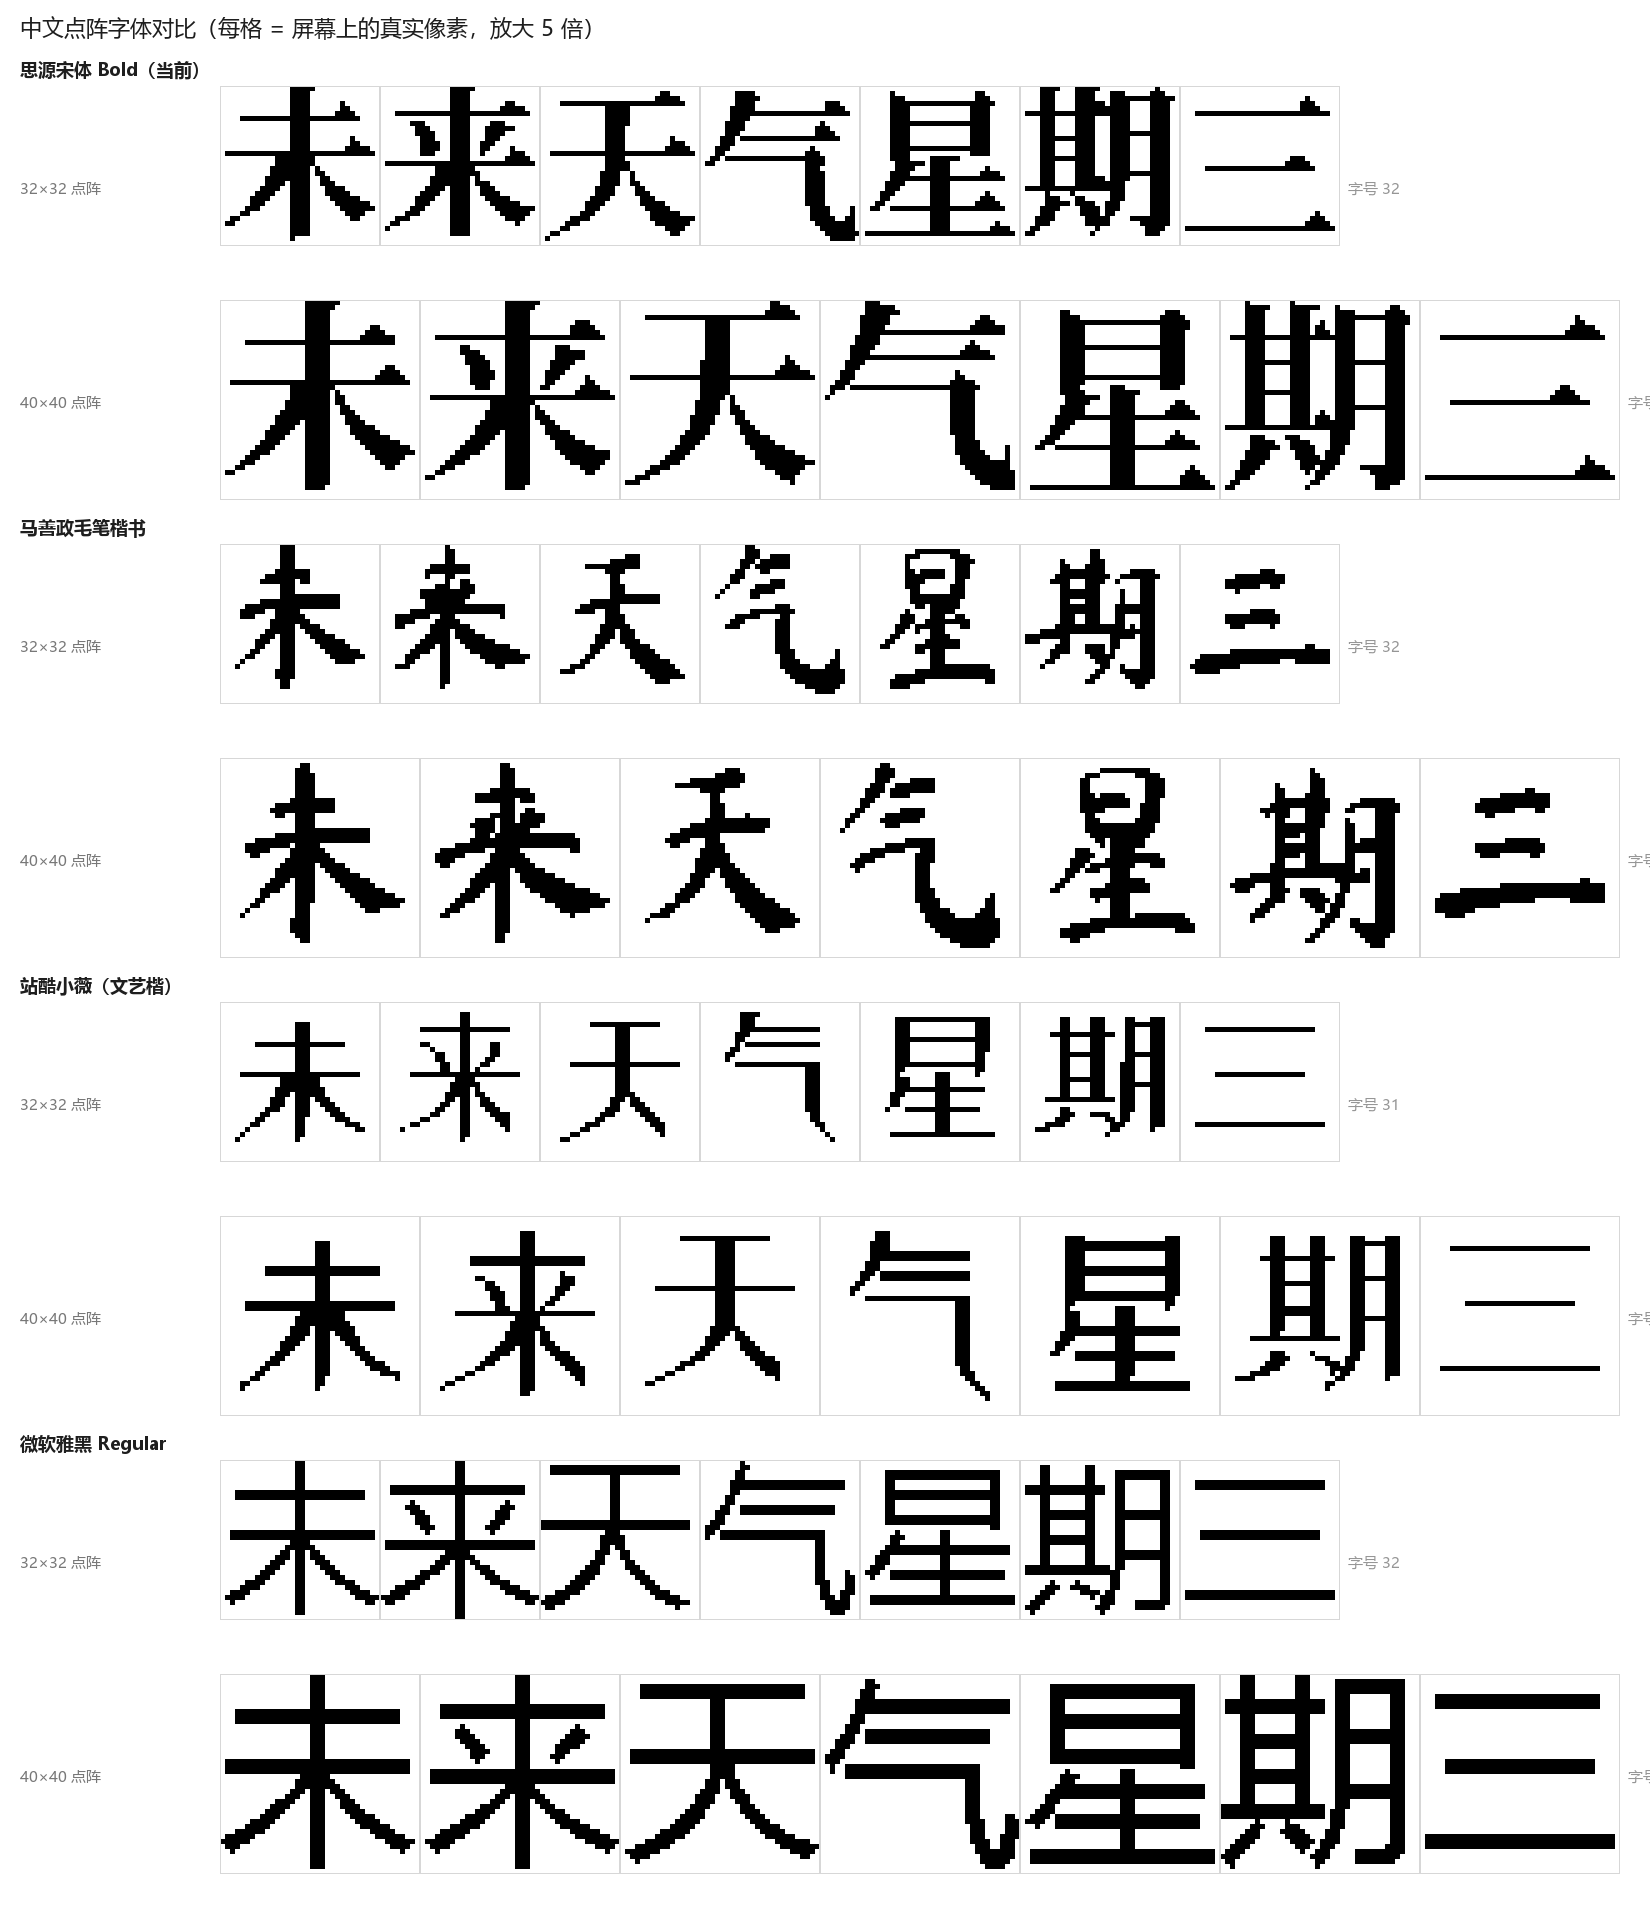

Source code (Python):
# -*- coding: utf-8 -*-
"""
Chinese bitmap font comparison: renders several candidate typefaces at 1bpp,
scales the results up and tiles them into a single image.

Purpose: preview before committing to a font. Small bitmap glyphs look very
different from their vector rendering, so they must be judged at the final
bitmap size.

Run  : python tools/font_compare.py
Output: tools/font_compare.png
"""
import sys
from PIL import Image, ImageDraw, ImageFont

if hasattr(sys.stdout, 'reconfigure'):
    sys.stdout.reconfigure(encoding='utf-8', errors='replace')

CHARS = "未来天气星期三"
CANDIDATES = [
    ("思源宋体 Bold（当前）", r"tools/fonts/SourceHanSerifSC-Bold.otf", 0),
    ("马善政毛笔楷书", r"tools/fonts/MaShanZheng-Regular.ttf", 0),
    ("站酷小薇（文艺楷）", r"tools/fonts/ZCOOLXiaoWei-Regular.ttf", 0),
    ("微软雅黑 Regular", r"C:/Windows/Fonts/msyh.ttc", 0),
]
BOXES = [32, 40]
SCALE = 5
LABEL_W = 200
PAD = 20
OUT = "tools/font_compare.png"


def render_char(ch, box, path, index):
    """Renders one glyph into a box x box 1bpp canvas, auto-fitting the size so
    nothing is clipped. Returns (image, actual font size)."""
    img = Image.new("1", (box, box), 0)
    d = ImageDraw.Draw(img)
    font, bbox = None, None
    for size in range(box, 8, -1):
        try:
            f = ImageFont.truetype(path, size, index=index)
        except OSError:
            return None, 0
        b = d.textbbox((0, 0), ch, font=f)
        if b[2] - b[0] <= box and b[3] - b[1] <= box:
            font, bbox = f, b
            break
    if font is None:
        return None, 0
    w, h = bbox[2] - bbox[0], bbox[3] - bbox[1]
    d.text(((box - w) // 2 - bbox[0], (box - h) // 2 - bbox[1]), ch, font=font, fill=1)
    return img, getattr(font, "size", 0)


def main():
    cell = max(BOXES) * SCALE
    row_h = cell + 34
    width = PAD * 2 + LABEL_W + len(CHARS) * cell + 10
    height = PAD + 40 + len(CANDIDATES) * len(BOXES) * row_h

    canvas = Image.new("RGB", (width, height), (255, 255, 255))
    d = ImageDraw.Draw(canvas)
    title_font = ImageFont.truetype("C:/Windows/Fonts/msyh.ttc", 22, index=0)
    name_font = ImageFont.truetype("C:/Windows/Fonts/msyhbd.ttc", 18, index=0)
    small_font = ImageFont.truetype("C:/Windows/Fonts/msyh.ttc", 15, index=0)
    d.text((PAD, PAD - 8), "中文点阵字体对比（每格 = 屏幕上的真实像素，放大 %d 倍）" % SCALE,
           font=title_font, fill=(30, 30, 30))

    y = PAD + 36
    for name, path, idx in CANDIDATES:
        d.text((PAD, y), name, font=name_font, fill=(30, 30, 30))
        y += 30
        for box in BOXES:
            d.text((PAD, y + cell // 2 - 8), "%d×%d 点阵" % (box, box), font=small_font, fill=(120, 120, 120))
            x = PAD + LABEL_W
            used = 0
            for ch in CHARS:
                img, used = render_char(ch, box, path, idx)
                size_px = box * SCALE
                if img is None:
                    canvas.paste(Image.new("RGB", (size_px, size_px), (240, 240, 240)), (x, y))
                else:
                    gray = img.convert("L").point(lambda v: 0 if v else 255)
                    canvas.paste(gray.resize((size_px, size_px), Image.NEAREST).convert("RGB"), (x, y))
                d.rectangle([x, y, x + size_px - 1, y + size_px - 1], outline=(215, 215, 215))
                x += size_px
            d.text((x + 8, y + cell // 2 - 8), "字号 %d" % used, font=small_font, fill=(150, 150, 150))
            y += cell + 14

    canvas.save(OUT)
    print("已生成 %s（%d×%d）" % (OUT, width, height))
    print("对比字：%s" % CHARS)


if __name__ == "__main__":
    main()
